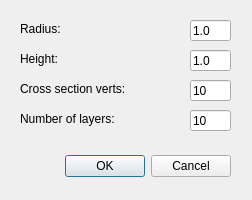
<?xml version="1.0" encoding="UTF-8"?>
<ui version="4.0">
 <class>SchwarzDialog</class>
 <widget class="QDialog" name="SchwarzDialog">
  <property name="geometry">
   <rect>
    <x>0</x>
    <y>0</y>
    <width>252</width>
    <height>200</height>
   </rect>
  </property>
  <property name="windowTitle">
   <string>Dialog</string>
  </property>
  <widget class="QDialogButtonBox" name="buttonBox">
   <property name="geometry">
    <rect>
     <x>40</x>
     <y>150</y>
     <width>191</width>
     <height>32</height>
    </rect>
   </property>
   <property name="orientation">
    <enum>Qt::Horizontal</enum>
   </property>
   <property name="standardButtons">
    <set>QDialogButtonBox::Cancel|QDialogButtonBox::Ok</set>
   </property>
  </widget>
  <widget class="QLabel" name="radiusLabel">
   <property name="geometry">
    <rect>
     <x>20</x>
     <y>20</y>
     <width>67</width>
     <height>17</height>
    </rect>
   </property>
   <property name="text">
    <string>Radius:</string>
   </property>
  </widget>
  <widget class="QLabel" name="heightLabel">
   <property name="geometry">
    <rect>
     <x>20</x>
     <y>50</y>
     <width>67</width>
     <height>17</height>
    </rect>
   </property>
   <property name="text">
    <string>Height:</string>
   </property>
  </widget>
  <widget class="QLabel" name="nLabel">
   <property name="geometry">
    <rect>
     <x>20</x>
     <y>80</y>
     <width>151</width>
     <height>17</height>
    </rect>
   </property>
   <property name="text">
    <string>Cross section verts:</string>
   </property>
  </widget>
  <widget class="QLabel" name="mLabel">
   <property name="geometry">
    <rect>
     <x>20</x>
     <y>110</y>
     <width>151</width>
     <height>17</height>
    </rect>
   </property>
   <property name="text">
    <string>Number of layers:</string>
   </property>
  </widget>
  <widget class="QLineEdit" name="radiusLineEdit">
   <property name="geometry">
    <rect>
     <x>190</x>
     <y>20</y>
     <width>41</width>
     <height>21</height>
    </rect>
   </property>
   <property name="text">
    <string>1.0</string>
   </property>
  </widget>
  <widget class="QLineEdit" name="heightLineEdit">
   <property name="geometry">
    <rect>
     <x>190</x>
     <y>50</y>
     <width>41</width>
     <height>21</height>
    </rect>
   </property>
   <property name="text">
    <string>1.0</string>
   </property>
  </widget>
  <widget class="QLineEdit" name="nLineEdit">
   <property name="geometry">
    <rect>
     <x>190</x>
     <y>80</y>
     <width>41</width>
     <height>21</height>
    </rect>
   </property>
   <property name="text">
    <string>10</string>
   </property>
  </widget>
  <widget class="QLineEdit" name="mLineEdit">
   <property name="geometry">
    <rect>
     <x>190</x>
     <y>110</y>
     <width>41</width>
     <height>21</height>
    </rect>
   </property>
   <property name="text">
    <string>10</string>
   </property>
  </widget>
 </widget>
 <resources/>
 <connections>
  <connection>
   <sender>buttonBox</sender>
   <signal>accepted()</signal>
   <receiver>SchwarzDialog</receiver>
   <slot>accept()</slot>
   <hints>
    <hint type="sourcelabel">
     <x>248</x>
     <y>254</y>
    </hint>
    <hint type="destinationlabel">
     <x>157</x>
     <y>274</y>
    </hint>
   </hints>
  </connection>
  <connection>
   <sender>buttonBox</sender>
   <signal>rejected()</signal>
   <receiver>SchwarzDialog</receiver>
   <slot>reject()</slot>
   <hints>
    <hint type="sourcelabel">
     <x>316</x>
     <y>260</y>
    </hint>
    <hint type="destinationlabel">
     <x>286</x>
     <y>274</y>
    </hint>
   </hints>
  </connection>
 </connections>
</ui>
